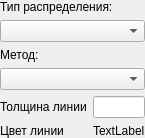
<?xml version="1.0" encoding="UTF-8"?>
<ui version="4.0">
 <class>PDFTuner</class>
 <widget class="QWidget" name="PDFTuner">
  <property name="geometry">
   <rect>
    <x>0</x>
    <y>0</y>
    <width>141</width>
    <height>133</height>
   </rect>
  </property>
  <property name="windowTitle">
   <string>Form</string>
  </property>
  <layout class="QVBoxLayout" name="verticalLayout">
   <property name="leftMargin">
    <number>0</number>
   </property>
   <property name="topMargin">
    <number>0</number>
   </property>
   <property name="rightMargin">
    <number>0</number>
   </property>
   <property name="bottomMargin">
    <number>0</number>
   </property>
   <item>
    <layout class="QVBoxLayout" name="verticalLayout_2">
     <item>
      <widget class="QLabel" name="label_6">
       <property name="text">
        <string>Тип распределения:</string>
       </property>
      </widget>
     </item>
     <item>
      <widget class="QComboBox" name="boxDistrs"/>
     </item>
     <item>
      <widget class="QLabel" name="label_7">
       <property name="text">
        <string>Метод:</string>
       </property>
      </widget>
     </item>
     <item>
      <widget class="QComboBox" name="boxMethods"/>
     </item>
    </layout>
   </item>
   <item>
    <layout class="QGridLayout" name="gridLayout_3">
     <item row="0" column="0">
      <widget class="QLabel" name="label_8">
       <property name="text">
        <string>Толщина линии</string>
       </property>
      </widget>
     </item>
     <item row="1" column="0">
      <widget class="QLabel" name="label_9">
       <property name="text">
        <string>Цвет линии</string>
       </property>
      </widget>
     </item>
     <item row="1" column="1">
      <widget class="ColorLabel" name="lblPDFColor">
       <property name="text">
        <string>TextLabel</string>
       </property>
      </widget>
     </item>
     <item row="0" column="1">
      <widget class="DoubleNumberEdit" name="sbxLineWidth">
       <property name="maximumSize">
        <size>
         <width>100</width>
         <height>16777215</height>
        </size>
       </property>
      </widget>
     </item>
    </layout>
   </item>
  </layout>
 </widget>
 <customwidgets>
  <customwidget>
   <class>DoubleNumberEdit</class>
   <extends>QLineEdit</extends>
   <header>extra_widgets/numberedit.h</header>
  </customwidget>
  <customwidget>
   <class>ColorLabel</class>
   <extends>QLabel</extends>
   <header>extra_widgets/colorlabel.h</header>
  </customwidget>
 </customwidgets>
 <resources/>
 <connections/>
</ui>
